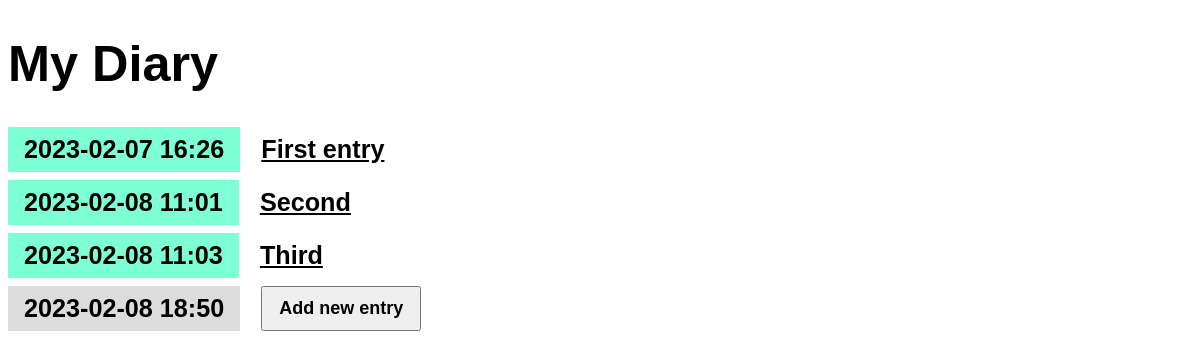
The app's page /, older data.
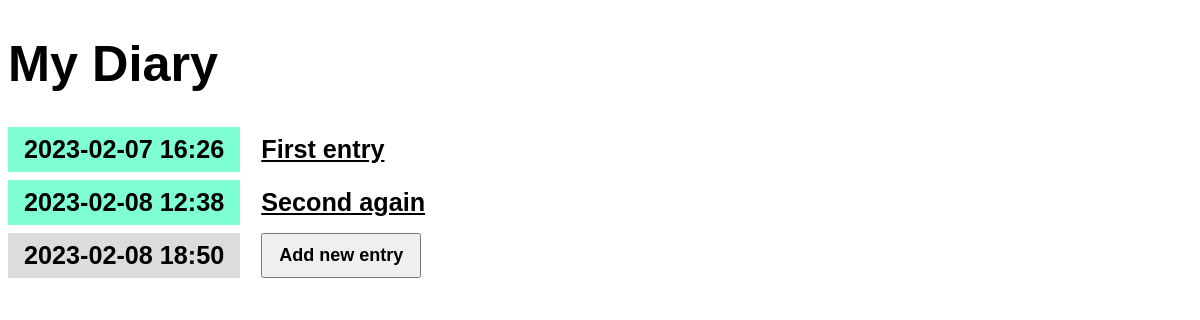
The same page, newer data.
### entries/models.py (models this page shows, shortened)
class Enrty(models.Model):
    title = models.CharField(max_length=200)
    content = models.TextField()
    created = models.DateTimeField(default=timezone.now)
    class Meta:
        verbose_name_plural = "Entries"

### entries/views.py (the view)
# urls.py: path('', views.homeView, name='home'),
def homeView(request):
    entry_list = Enrty.objects.all()
    context = {'entry_list': entry_list}
    return render(request, "entries/entry_list.html", context)

### entries/templates/entries/entry_list.html
{% extends 'main.html' %}
{% block content %}
    {% for entry in entry_list %}
    <article>
        <h2 class="{{ entry.date_created|date:'l' }}">{{ entry.created|date:'Y-m-d H:i' }}</h2>
        <h3>
            <a href="{% url 'entry-detail' entry.id %}">{{ entry.title }}</a>
        </h3>
    </article>
    {% endfor %}
    <article>
        <h2 class="mark">{% now "Y-m-d H:i" %}</em></h2>
        <a href="{% url 'create-entry' %}"><button>Add new entry</button></a>
    </article>
{% endblock %}

Row changes from the older to the newer data that the page shows:
removed Enrty: created "2023-02-08 11:01", title "Second"
removed Enrty: created "2023-02-08 11:03", title "Third"
added Enrty: created "2023-02-08 12:38", title "Second again"
